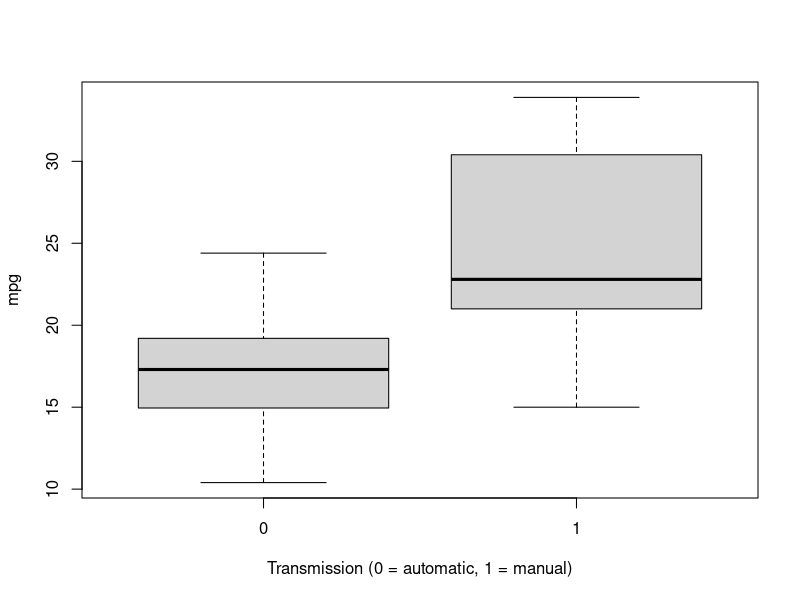
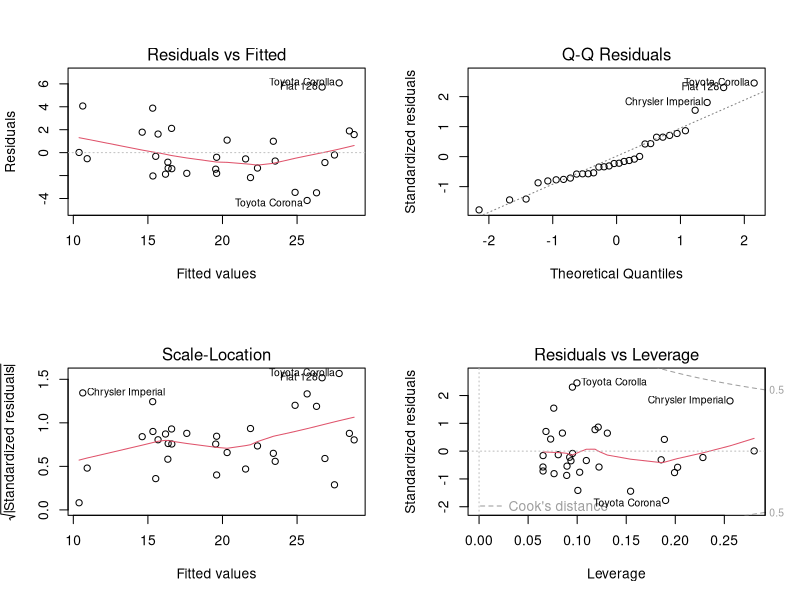

These figures' R source, in order:
## ---- chunk 1
data(mtcars)
dim(mtcars)
sapply(mtcars,class)
## ---- chunk 2
mtcars$vs <- as.factor(mtcars$vs)
mtcars$am <- as.factor(mtcars$am)
## ---- chunk 3
boxplot(mpg ~ am, data = mtcars, xlab = "Transmission (0 = automatic, 1 = manual)")
## ---- chunk 4
analysis <- aov(mpg ~ ., data = mtcars)
summary(analysis)
## ---- chunk 5
lm <- lm(mpg ~ cyl + disp + wt + drat + am, data = mtcars)
summary(lm)
## ---- chunk 6
lm <- lm(mpg ~ cyl + disp + wt + am, data = mtcars)
summary(lm)
## ---- chunk 7
lm <- lm(mpg ~ cyl + wt + am, data = mtcars)
summary(lm)
## ---- chunk 8
par(mfrow = c(2, 2))
plot(lm)
